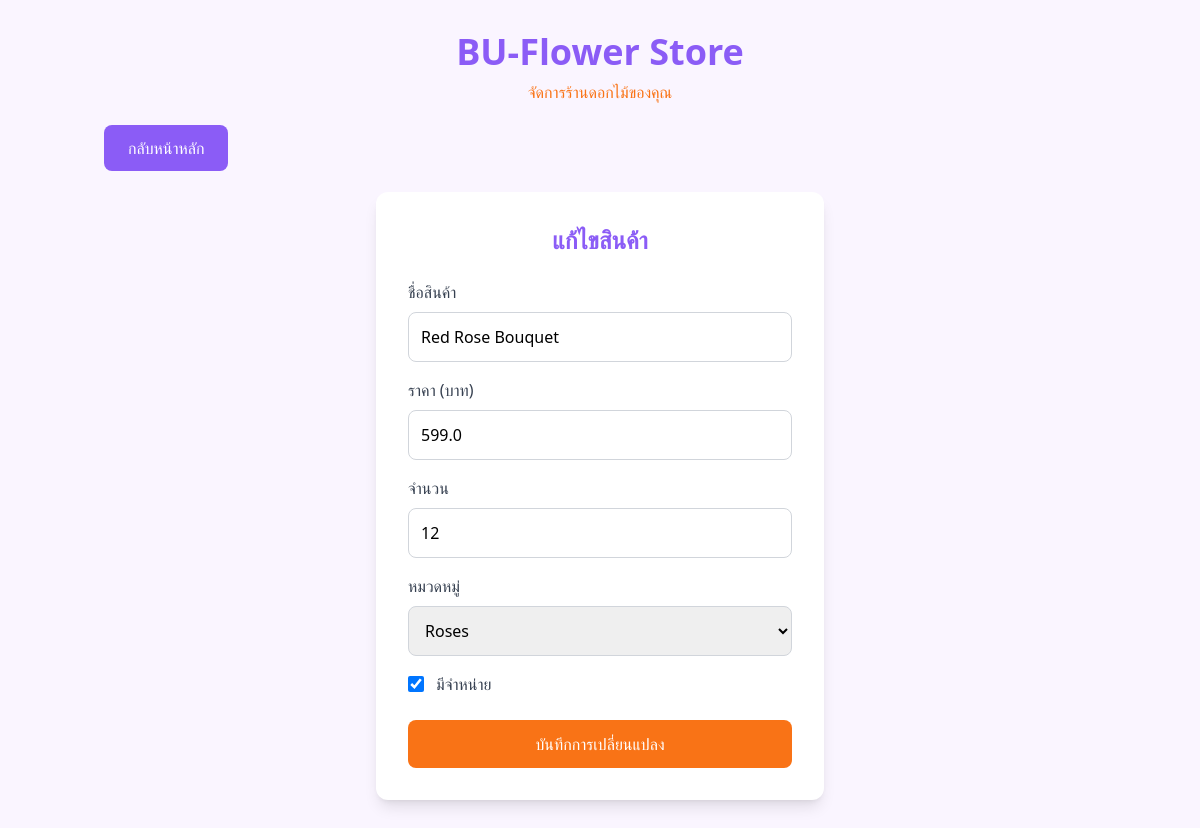
The app's page /edit_flower/1 with its own data.
### tables this page shows
CREATE TABLE Flowers (
    id INTEGER PRIMARY KEY AUTOINCREMENT,
    name TEXT NOT NULL,
    price REAL NOT NULL,
    quantity INTEGER NOT NULL,
    category_id INTEGER NOT NULL,
    is_available INTEGER NOT NULL DEFAULT 1,
    created_at TEXT NOT NULL,
    FOREIGN KEY (category_id) REFERENCES Categories(id)
);

CREATE TABLE Categories (
    id INTEGER PRIMARY KEY AUTOINCREMENT,
    name TEXT NOT NULL,
    description TEXT
);

### app.py (the view, shortened to what this page needs)
@app.route('/edit_flower/<int:id>', methods=['GET', 'POST'])
def edit_flower(id):
    db = get_db()
    flower = db.execute('SELECT * FROM Flowers WHERE id = ?', (id,)).fetchone()
    categories = db.execute('SELECT * FROM Categories').fetchall()
    return render_template('index.html', flower=flower, categories=categories, page='edit_flower')

### app.py (called while the page is built)
def get_db():
    if 'db' not in g:
        g.db = sqlite3.connect(DATABASE)
        g.db.row_factory = sqlite3.Row
    return g.db

### templates/index.html (shortened to what this page needs)
<!DOCTYPE html>
<html lang="th">
<head>
    <script src="https://cdn.tailwindcss.com"></script>
</head>
<body class="bg-purple-50 min-h-screen">
    <div class="container mx-auto px-4 py-8">
        <header class="text-center mb-8">
            <h1 class="text-4xl font-bold text-primary mb-2">BU-Flower Store</h1>
            <p class="text-secondary">จัดการร้านดอกไม้ของคุณ</p>
        </header>
        {% if page == 'home' %}
        <div class="mb-8 text-center">
            <a href="{{ url_for('categories') }}" class="bg-primary text-white px-6 py-3 rounded-lg mr-4 hover:bg-purple-600 transition">จัดการหมวดหมู่</a>
            <a href="{{ url_for('flowers') }}" class="bg-secondary text-white px-6 py-3 rounded-lg hover:bg-orange-600 transition">จัดการสินค้า</a>
        </div>
        <div class="grid grid-cols-1 md:grid-cols-2 lg:grid-cols-3 xl:grid-cols-4 gap-6">
            {% for flower in flowers %}
            <div class="bg-white rounded-xl shadow-lg overflow-hidden hover:shadow-xl transition-shadow">
                <div class="bg-gradient-to-br from-purple-200 to-orange-200 h-48 flex items-center justify-center">
                    <span class="text-6xl">🌸</span>
                </div>
                <div class="p-6">
                    <h3 class="text-xl font-bold text-primary mb-2">{{ flower.name }}</h3>
                    <p class="text-secondary font-medium mb-1">{{ flower.category_name }}</p>
                    <p class="text-gray-600 mb-1">ราคา: <span class="font-semibold text-green-600">฿{{ "%.2f"|format(flower.price) }}</span></p>
                    <p class="text-gray-600 mb-4">จำนวน: {{ flower.quantity }} ชิ้น</p>
                    <div class="flex space-x-2">
                        <a href="{{ url_for('edit_flower', id=flower.id) }}" class="bg-secondary text-white px-4 py-2 rounded-lg text-sm hover:bg-orange-600 transition flex-1 text-center">แก้ไข</a>
                        <a href="{{ url_for('delete_flower', id=flower.id) }}" class="bg-red-500 text-white px-4 py-2 rounded-lg text-sm hover:bg-red-600 transition flex-1 text-center" onclick="return confirm('ต้องการลบสินค้านี้หรือไม่?')">ลบ</a>
                    </div>
                </div>
            </div>
            {% endfor %}
        </div>
        {% elif page == 'edit_flower' %}
        <div class="mb-8">
            <a href="{{ url_for('index') }}" class="bg-primary text-white px-6 py-3 rounded-lg hover:bg-purple-600 transition">กลับหน้าหลัก</a>
        </div>
        <div class="max-w-md mx-auto">
            <form method="post" class="bg-white p-8 rounded-xl shadow-lg">
                <h2 class="text-2xl font-bold text-primary mb-6 text-center">แก้ไขสินค้า</h2>
                <div class="mb-4">
                    <label class="block text-gray-700 font-medium mb-2">ชื่อสินค้า</label>
                    <input type="text" name="name" value="{{ flower.name }}" class="w-full p-3 border border-gray-300 rounded-lg focus:outline-none focus:ring-2 focus:ring-primary" required>
                </div>
                <div class="mb-4">
                    <label class="block text-gray-700 font-medium mb-2">ราคา (บาท)</label>
                    <input type="number" step="0.01" name="price" value="{{ flower.price }}" class="w-full p-3 border border-gray-300 rounded-lg focus:outline-none focus:ring-2 focus:ring-primary" required>
                </div>
                <div class="mb-4">
                    <label class="block text-gray-700 font-medium mb-2">จำนวน</label>
                    <input type="number" name="quantity" value="{{ flower.quantity }}" class="w-full p-3 border border-gray-300 rounded-lg focus:outline-none focus:ring-2 focus:ring-primary" required>
                </div>
                <div class="mb-4">
                    <label class="block text-gray-700 font-medium mb-2">หมวดหมู่</label>
                    <select name="category_id" class="w-full p-3 border border-gray-300 rounded-lg focus:outline-none focus:ring-2 focus:ring-primary" required>
                        {% for category in categories %}
                        <option value="{{ category.id }}" {% if category.id == flower.category_id %}selected{% endif %}>{{ category.name }}</option>
                        {% endfor %}
                    </select>
                </div>
                <div class="mb-6">
                    <label class="flex items-center">
                        <input type="checkbox" name="is_available" value="1" {% if flower.is_available %}checked{% endif %} class="mr-3 w-4 h-4 text-primary focus:ring-primary">
                        <span class="text-gray-700 font-medium">มีจำหน่าย</span>
                    </label>
                </div>
                <button type="submit" class="w-full bg-secondary text-white py-3 rounded-lg hover:bg-orange-600 transition font-medium">บันทึกการเปลี่ยนแปลง</button>
            </form>
        </div>
        {% endif %}
    </div>
</body>
</html>

### records on screen
Flowers: name "Red Rose Bouquet", price "599.0", quantity "12", category_id "Roses", is_available "☑"
